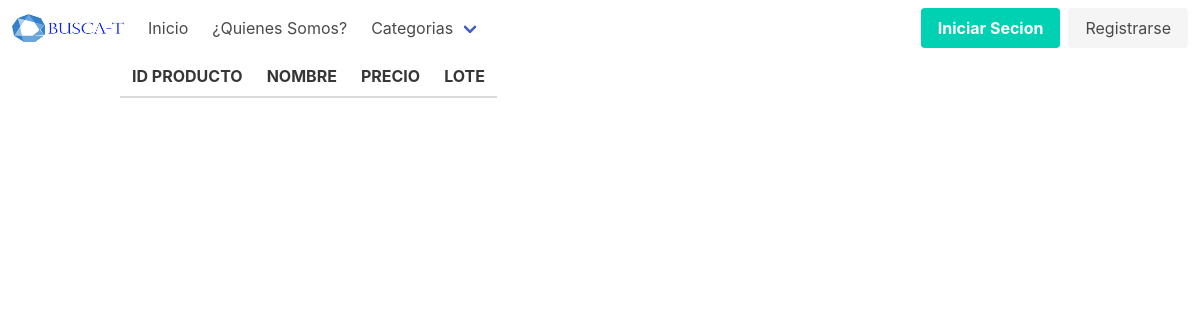
The app's page /Proyecto/productos.php, older data.
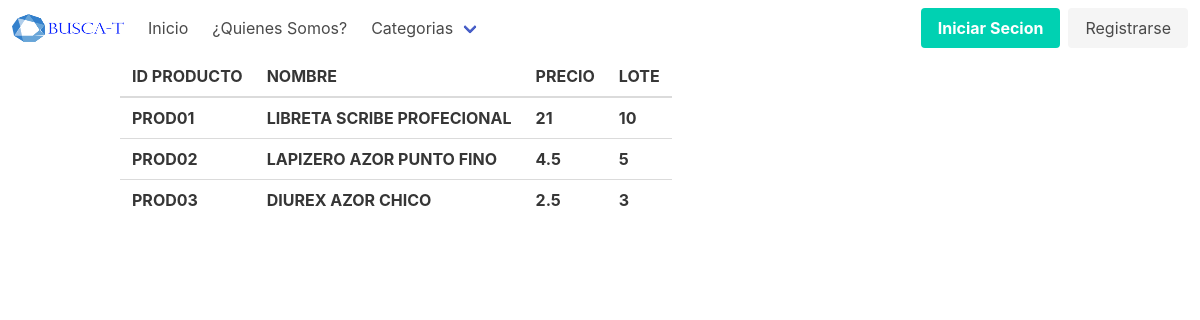
The same page, newer data.
### tables this page shows
CREATE TABLE PRODUCTOS (
ID_PRODUCTO CHAR(10) PRIMARY KEY,
NOMBRE VARCHAR(30) NOT NULL,
PRECIO DECIMAL (10,2) NOT NULL,
LOTE INT (10) NOT NULL
);

### Proyecto/productos_view.php (the view)
<?php
    $datos = new SQLite3("tiendas.db");
    $resultado = $datos->query("SELECT * FROM PRODUCTOS;");
    $table = "
        <table class='table'>
            <thead>
            <tr>
                <th>ID PRODUCTO</th>
                <th>NOMBRE</th>
                <th>PRECIO</th>
                <th>LOTE</th>
            </tr>
            </thead>
    ";
    print($table);
    while ($row = $resultado->fetchArray()) {
        $ID_PRODUCTO = $row['ID_PRODUCTO'];
        $NOMBRE = $row['NOMBRE'];
        $PRECIO = $row['PRECIO'];
        $LOTE = $row ['LOTE'];
        $table="
            <tr>
                <th>$ID_PRODUCTO</th>
                <th>$NOMBRE</th>
                <th>$PRECIO</th>
                <th>$LOTE</th>
            </tr>
        ";
        print($table);
    }
    print('</table>');
?>

### Proyecto/productos.php (shortened to what this page needs)
<!DOCTYPE html>
<html lang="es">
<head>
    <link rel="stylesheet" href="https://cdn.jsdelivr.net/npm/bulma@0.9.1/css/bulma.min.css">
    <link rel="stylesheet" href="esti.css">
</head>
<body>
    <nav class="navbar" role="navigation" aria-label="main navigation">
        <div class="navbar-brand">
            <a class="navbar-item" href="">
                <img src="Logo.png" width="112" height="28">
            </a>
        </div>
        <div id="navbarBasicExample" class="navbar-menu">
            <div class="navbar-start">
                <a class="navbar-item" href="index.php">
                    Inicio
                </a>
                <a class="navbar-item" href="quienes.php">
                    ¿Quienes Somos?
                </a>
                <div class="navbar-item has-dropdown is-hoverable">
                    <a class="navbar-link">
                        Categorias
                    </a>
                </div>
            </div>
            <div class="navbar-end">
                <div class="navbar-item">
                    <div class="buttons">
                        <a class="button is-primary" href="iniciar.php">
                            <strong>Iniciar Secion</strong>
                        </a>
                        <a class="button is-light" href="registrate.php">
                            Registrarse
                        </a>
                    </div>
                </div>
            </div>
        </div>
    </nav>
    <div class="container">
        <div class="colums">
            <div class="colums is-4">
                <?php include("productos_view.php"); ?>
            </div>
        </div>
    </div>
</body>
</html>

Row changes from the older to the newer data that the page shows:
added productos: ID_PRODUCTO "PROD01", NOMBRE "LIBRETA SCRIBE PROFECIONAL", PRECIO "21", LOTE "10"
added productos: ID_PRODUCTO "PROD02", NOMBRE "LAPIZERO AZOR PUNTO FINO", PRECIO "4.5", LOTE "5"
added productos: ID_PRODUCTO "PROD03", NOMBRE "DIUREX AZOR CHICO", PRECIO "2.5", LOTE "3"
